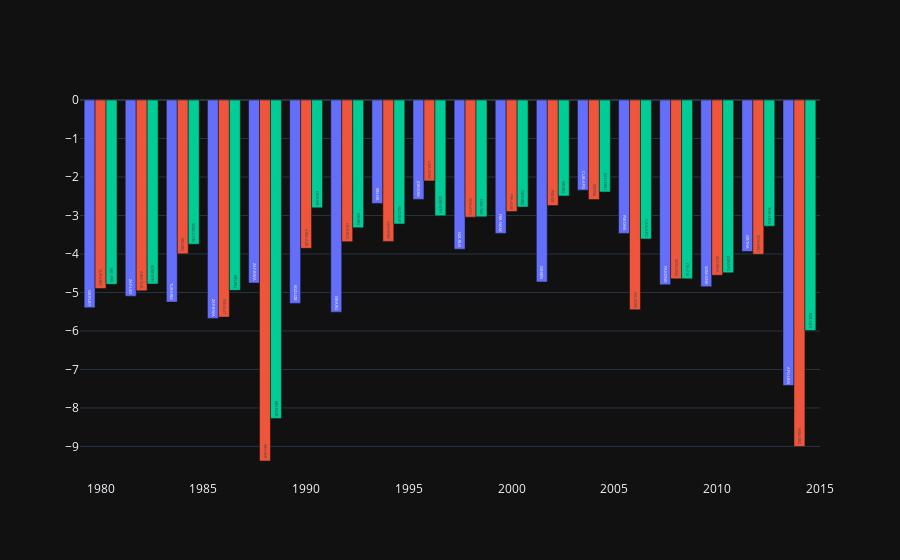

The notebook cell this image was saved under:
### Code cell
# For each year we select the worse 10 pairs
worst_k = 3
# Take every 5 years
worst_pairs = df_pair_noindex[df_pair_noindex['year'] % 1 == 0]
worst_pairs = worst_pairs.groupby('year').apply(lambda x: x.nsmallest(worst_k, 'weight'))
worst_pairs = worst_pairs.reset_index(drop=True)
# Sort by year
worst_pairs = worst_pairs.sort_values('year')


# Plot the worst pairs
fig = go.Figure()
# Take the first element for each year

for i in range(worst_k):
    values = []
    pairs = []
    for year in worst_pairs['year'].unique():
        worst_pairs_year = worst_pairs[worst_pairs['year'] == year]
        worst_pairs_year = worst_pairs_year.reset_index()
        values.append(worst_pairs_year['weight'][i])
        pairs.append(worst_pairs_year['pair'][i])
    fig.add_trace(go.Bar(x=years, y=values, text=pairs))
# Hide the legend
fig.update_layout(barmode='group', xaxis={'categoryorder':'array', 'categoryarray':years}, showlegend=False)
fig.show()

### Figure 1 — Plotly figure (JSON) as saved in the notebook; plotly's stock layout.template omitted (floating-point values rounded to 4 significant figures)
{"data": [{"text": ["GBR-LBY", "ZAF-LSO", "TUR-ARM", "ZAF-BWA", "ZAF-BWA", "KGZ-UZB", "ISR-ARG", "IRN-ISR", "JOR-SOM", "NZL-RUS", "FRA-NAM", "ISR-KEN", "CUB-AFG", "PSE-DNK", "PAK-DNK", "SOM-DNK", "ISR-THA", "AFG-LBN"], "x": [1980, 1982, 1984, 1986, 1988, 1990, 1992, 1994, 1996, 1998, 2000, 2002, 2004, 2006, 2008, 2010, 2012, 2014], "y": [-5.397, -5.097, -5.25, -5.674, -4.755, -5.285, -5.512, -2.688, -2.583, -3.876, -3.467, -4.728, -2.343, -3.466, -4.799, -4.85, -3.935, -7.417], "type": "bar"}, {"text": ["TUR-ARM", "ARM-TUR", "IRN-IRQ", "PSE-AUT", "IRN-LBR", "ARM-AZE", "LBN-RUS", "GBR-KHM", "USA-SOM", "SDN-AFG", "FRA-ALB", "PSE-ISR", "ISR-PSE", "ITA-SOM", "SDN-DNK", "ZAF-RWA", "SDN-DEU", "VNM-IRQ"], "x": [1980, 1982, 1984, 1986, 1988, 1990, 1992, 1994, 1996, 1998, 2000, 2002, 2004, 2006, 2008, 2010, 2012, 2014], "y": [-4.896, -4.957, -3.997, -5.639, -9.378, -3.853, -3.68, -3.673, -2.102, -3.043, -2.898, -2.744, -2.587, -5.448, -4.646, -4.551, -4.008, -9.001], "type": "bar"}, {"text": ["NIC-PRY", "SOM-ETH", "VNM-CHN", "IRN-IRQ", "IRN-NOR", "LBN-ISR", "ISR-IRQ", "NLD-SGP", "SOM-ETH", "USA-TZA", "GBR-IRQ", "ISR-IRQ", "SAU-DEU", "CAN-AFG", "ITA-CIV", "JOR-AFG", "THA-LBN", "NZL-LBY"], "x": [1980, 1982, 1984, 1986, 1988, 1990, 1992, 1994, 1996, 1998, 2000, 2002, 2004, 2006, 2008, 2010, 2012, 2014], "y": [-4.789, -4.781, -3.746, -4.942, -8.271, -2.799, -3.317, -3.22, -3.009, -3.036, -2.781, -2.493, -2.389, -3.609, -4.643, -4.49, -3.278, -5.988], "type": "bar"}], "layout": {"xaxis": {"categoryorder": "array", "categoryarray": [1980, 1982, 1984, 1986, 1988, 1990, 1992, 1994, 1996, 1998, 2000, 2002, 2004, 2006, 2008, 2010, 2012, 2014]}, "barmode": "group", "showlegend": false}}
